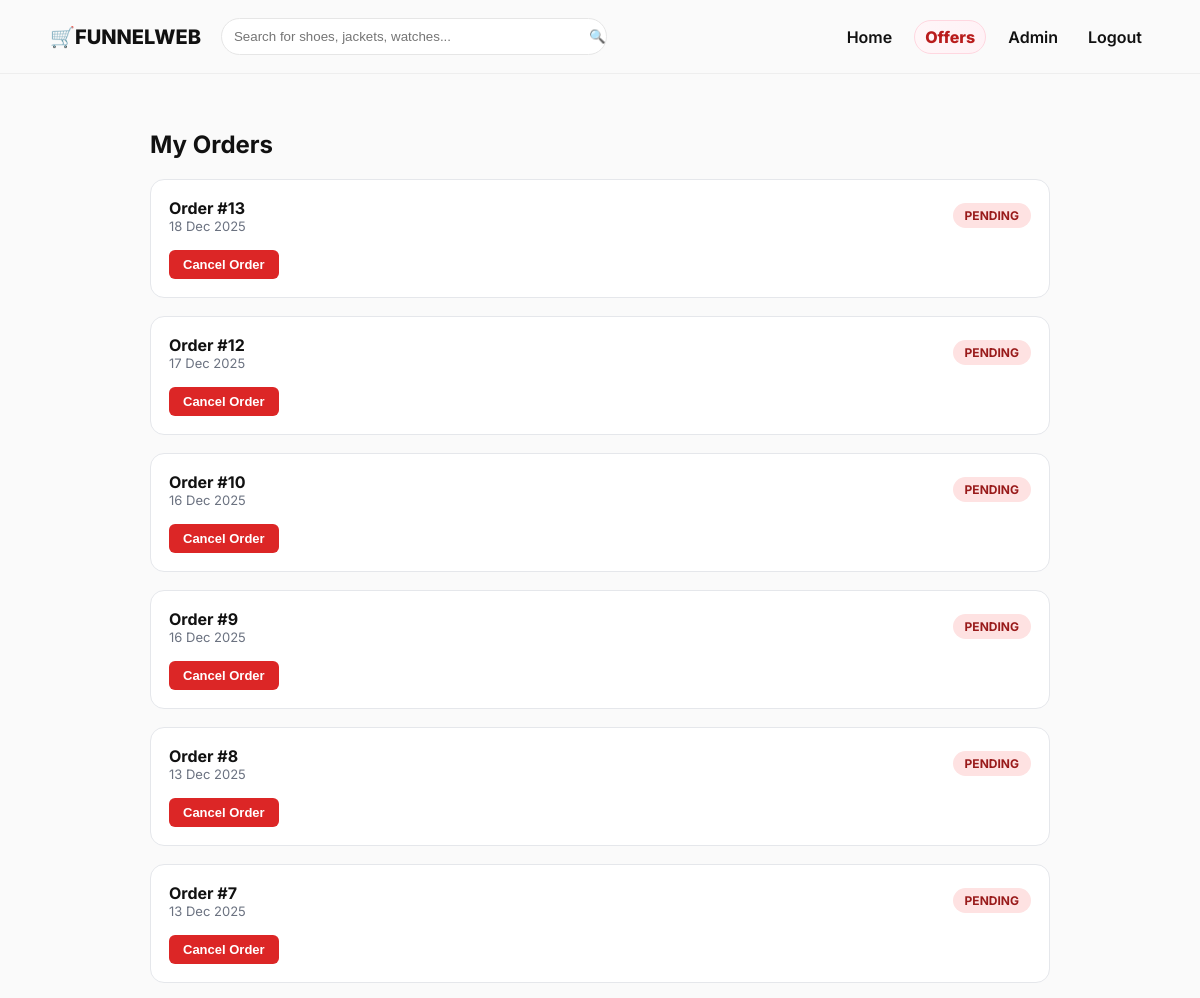
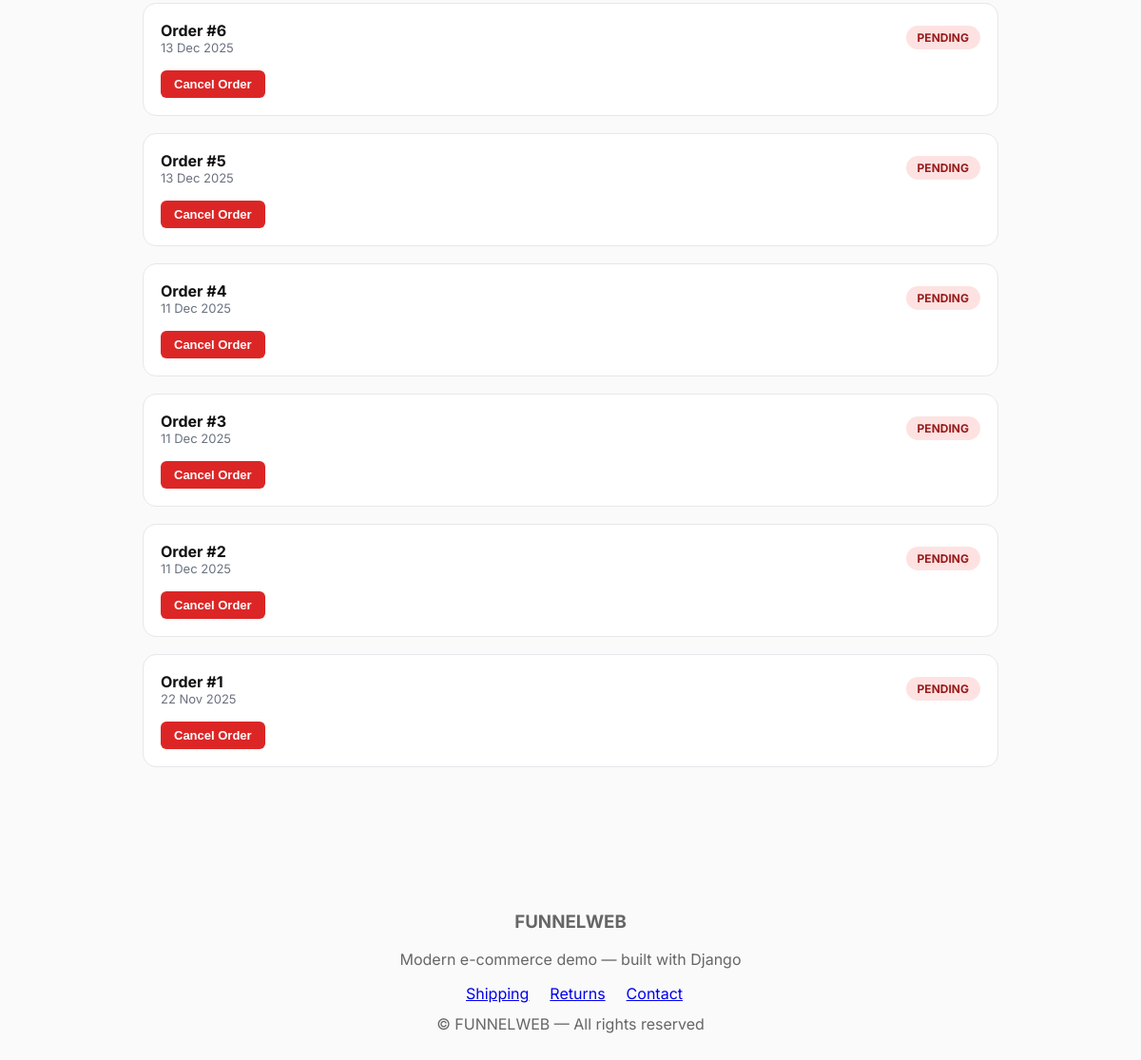
/my-orders/ (signed in), run on the app's committed database (2 pictures, top to bottom).
### shop/models.py (models this page shows, shortened)
class Order(models.Model):
    user = models.ForeignKey(User, on_delete=models.SET_NULL, null=True, blank=True)
    created_at = models.DateTimeField(auto_now_add=True)
    name = models.CharField(max_length=200)
    address = models.TextField()
    email = models.EmailField()
    PAYMENT_CHOICES = (
        ('cod', 'Cash on Delivery'),
        ('card', 'Card (Simulated)'),
        ('crypto', 'Cryptocurrency'),
        ('upi', 'UPI'),
    )
    STATUS_CHOICES = (
        ('PENDING', 'Pending'),
        ('SHIPPED', 'Shipped'),
        ('COMPLETED', 'Completed'),
        ('CANCELLED', 'Cancelled'),
        ('RETURN_REQUESTED', 'Return Requested'),
        ('RETURNED', 'Returned'),
        ('REFUNDED', 'Refunded'),
        ('EXCHANGE_REQUESTED', 'Exchange Requested'),
        ('EXCHANGED', 'Exchanged'),
    )
    REFUND_CHOICES = (
        ('NOT_REFUNDED', 'Not Refunded'),
        ('REFUND_PENDING', 'Refund Pending'),
        ('REFUNDED', 'Refunded'),
    )
    PAYMENT_STATUS_CHOICES = (
    ('PENDING', 'Pending'),
    ('COMPLETED', 'Completed'),
    ('FAILED', 'Failed'),
)
    payment_method = models.CharField(max_length=20, choices=PAYMENT_CHOICES, default='cod')
    order_status = models.CharField(max_length=20, choices=STATUS_CHOICES, default='PENDING', db_index=True)
    payment_details = models.CharField(max_length=255, blank=True)
    return_reason = models.TextField(blank=True)
    refund_status = models.CharField(max_length=20, choices=REFUND_CHOICES, default='NOT_REFUNDED')
    exchange_reason = models.TextField(blank=True)
    exchange_product = models.CharField(max_length=255, blank=True)
    crypto_type = models.CharField(max_length=10, blank=True, null=True)
    crypto_wallet = models.CharField(max_length=255, blank=True, null=True)
    crypto_txn = models.CharField(max_length=255, blank=True, null=True)
    upi_app = models.CharField(max_length=50, blank=True, null=True)
    upi_txn = models.CharField(max_length=255, blank=True, null=True)
    paid = models.BooleanField(default=False)
    payment_status = models.CharField(
    max_length=20,
    choices=PAYMENT_STATUS_CHOICES,
    default='PENDING'
)

### shop/views.py (the view)
# urls.py: path('my-orders/', views.user_orders, name='user_orders'),
@login_required
def user_orders(request):
    orders = Order.objects.filter(user=request.user).order_by('-created_at')
    now = timezone.now()
    for order in orders:
        order.return_days_left = 0
        order.can_return = False
        if order.order_status == 'COMPLETED':
            deadline = order.created_at + timedelta(days=7)
            if now <= deadline:
                remaining = (deadline - now).days
                order.return_days_left = max(remaining, 1)
                order.can_return = True
    return render(request, 'shop/user_orders.html', {
        'orders': orders
    })

### shop/templates/shop/user_orders.html (shortened to what this page needs)
{% extends "shop/base.html" %}
{% block content %}
<div class="orders-wrap">
  <h2>My Orders</h2>
  {% for order in orders %}
  <div class="order-card">
    <div class="order-head">
      <div>
        <div class="order-id">Order #{{ order.id }}</div>
        <div class="order-date">{{ order.created_at|date:"d M Y" }}</div>
      </div>
      <div class="status {{ order.order_status|lower }}">
        {{ order.order_status }}
      </div>
    </div>
    <div class="actions">
      {% if order.order_status == 'PENDING' %}
      <form method="post" action="{% url 'shop:cancel_order' order.id %}">
        <button class="btn btn-cancel">Cancel Order</button>
      </form>
      {% endif %}
    </div>
  </div>
  {% endfor %}
</div>
{% endblock %}

### shop/static/shop/style.css (style rules this page uses)
body { font-family:'Inter',system-ui,Arial; margin:0; background:#ffffff; color:#0f1720; }
.btn { padding:10px 18px; border-radius:10px; text-decoration:none; font-weight:700; }

### shop/templates/shop/base.html (style rules this page uses)
:root { --accent: #0b6cff; --text-color: #111; }
body { font-family: Inter, system-ui, -apple-system, "Segoe UI", Roboto, "Helvetica Neue", Arial; color:var(--text-color); margin:0; background:#fafafa; }

### shop/templates/shop/user_orders.html (style rules this page uses)
.orders-wrap { max-width: 900px; margin: 40px auto; padding: 0 16px; }
.order-card { background: #fff; border: 1px solid #e5e7eb; border-radius: 14px; padding: 18px; margin-bottom: 18px; }
.order-head { display: flex; justify-content: space-between; align-items: center; }
.order-id { font-weight: 700; font-size: 16px; }
.order-date { color: #6b7280; font-size: 13px; }
.status { font-size: 12px; padding: 5px 12px; border-radius: 20px; font-weight: 700; text-transform: uppercase; }
.pending { background:#fee2e2; color:#991b1b; }
.actions { margin-top: 14px; display: flex; gap: 10px; flex-wrap: wrap; }
.btn { padding: 7px 14px; font-size: 13px; border-radius: 6px; font-weight: 600; border: none; cursor: pointer; }
.btn-cancel { background:#dc2626; color:#fff; }

### data on the page
Order: id "13", created_at "18 Dec 2025", order_status "PENDING", shows "Cancel Order"
Order: id "12", created_at "17 Dec 2025", order_status "PENDING", shows "Cancel Order"
Order: id "10", created_at "16 Dec 2025", order_status "PENDING", shows "Cancel Order"
Order: id "9", created_at "16 Dec 2025", order_status "PENDING", shows "Cancel Order"
Order: id "8", created_at "13 Dec 2025", order_status "PENDING", shows "Cancel Order"
Order: id "7", created_at "13 Dec 2025", order_status "PENDING", shows "Cancel Order"
Order: id "6", created_at "13 Dec 2025", order_status "PENDING", shows "Cancel Order"
Order: id "5", created_at "13 Dec 2025", order_status "PENDING", shows "Cancel Order"
Order: id "4", created_at "11 Dec 2025", order_status "PENDING", shows "Cancel Order"
Order: id "3", created_at "11 Dec 2025", order_status "PENDING", shows "Cancel Order"
Order: id "2", created_at "11 Dec 2025", order_status "PENDING", shows "Cancel Order"
Order: id "1", created_at "22 Nov 2025", order_status "PENDING", shows "Cancel Order"
